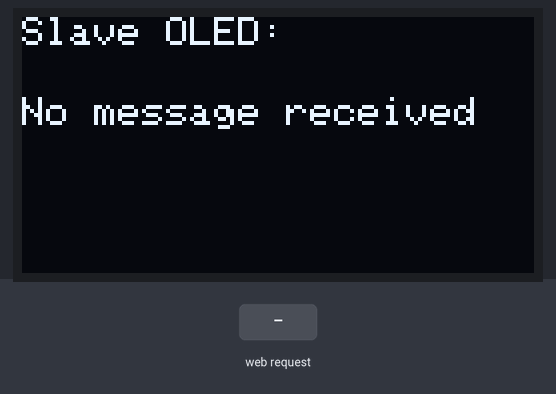
A sketch run on a simulated ESP32. On the bench: 128×64 one-colour display. Inputs (shaded band) come from the test bench. WiFi joins after 1.5 s; servers stay silent unless stated; EEPROM starts erased; what the sketch prints to the serial monitor is not drawn.

Above: at 3.2 s.
3.3 s: HTTP request GET /receive?message=1 received
At 3.7 s:
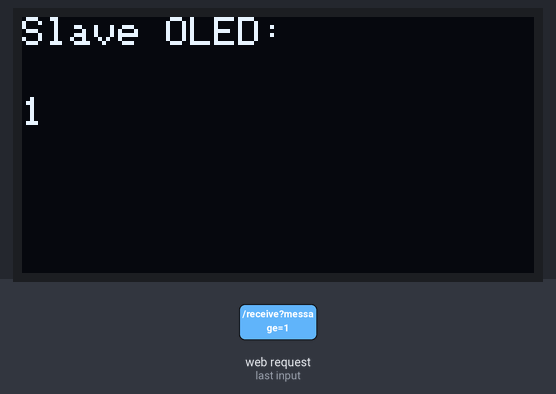
4.8 s: HTTP request GET /receive?message=0 received
At 6.0 s:
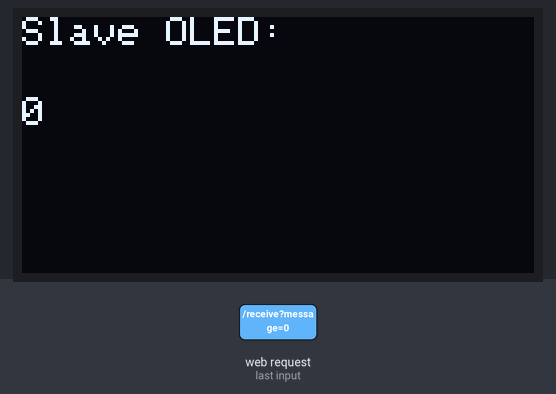
Timing chart, 0 to 7.8 s (numbered marks = the images above; inputs shaded):
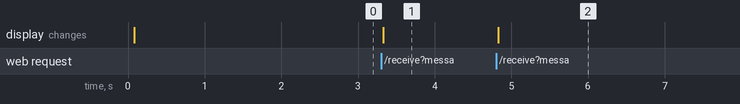

The sketch:

secondary_display.ino
```cpp
#include <Wire.h>
#include <Adafruit_GFX.h>
#include <Adafruit_SSD1306.h>
#include <WiFi.h>
#include <WebServer.h>
#include <Preferences.h>
#include <ESPmDNS.h>

#define SCREEN_WIDTH 128
#define SCREEN_HEIGHT 64
#define OLED_RESET    -1

Adafruit_SSD1306 display(SCREEN_WIDTH, SCREEN_HEIGHT, &Wire, OLED_RESET);

const char* ssid = "vivo 1920";
const char* password = "mnpdevil7";

const char* slaveHostName = "esp-slave";

WebServer server(80);
Preferences preferences;

String receivedMessage = "";

void setup() {
    Serial.begin(115200);

    if (!display.begin(SSD1306_SWITCHCAPVCC, 0x3C)) {
        Serial.println(F("SSD1306 allocation failed"));
        for (;;);
    }
    display.clearDisplay();
    display.display();

    preferences.begin("oled-messages", false);
    receivedMessage = preferences.getString("lastMessage", "No message received");
    displayMessage(receivedMessage);

    WiFi.begin(ssid, password);
    while (WiFi.status() != WL_CONNECTED) {
        delay(1000);
        Serial.println("(SLAVE) Connecting to WiFi...");
    }
    Serial.println("(SLAVE) Connected to WiFi");
    Serial.print("(SLAVE) IP Address: ");
    Serial.println(WiFi.localIP());

    if (!MDNS.begin(slaveHostName)) {
        Serial.println("(SLAVE) Error starting mDNS");
    }

    server.on("/receive", HTTP_GET, handleReceive);
    server.begin();
}

void loop() {
    server.handleClient();
}

void handleReceive() {
    if (server.hasArg("message")) {
        receivedMessage = server.arg("message");
        preferences.putString("lastMessage", receivedMessage);
        displayMessage(receivedMessage);
        server.send(200, "text/plain", "Message received and displayed");
    } else {
        server.send(400, "text/plain", "No message received");
    }
}

void displayMessage(String message) {
    display.clearDisplay();
    display.setTextSize(1);
    display.setTextColor(SSD1306_WHITE);
    display.setCursor(0, 0);
    display.print("Slave OLED:");
    display.setCursor(0, 20);
    display.print(message);
    display.display();
}
```

Measured:
- after the input at 3.3 s, the display: changes at once (image 1)
- after the input at 4.8 s, the display: changes at once (image 2)
